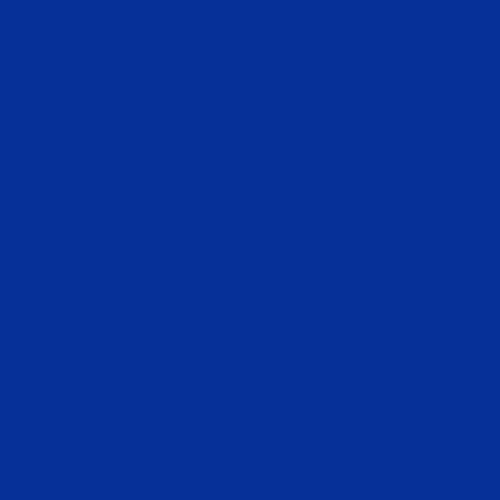
Frame 1 (no input)
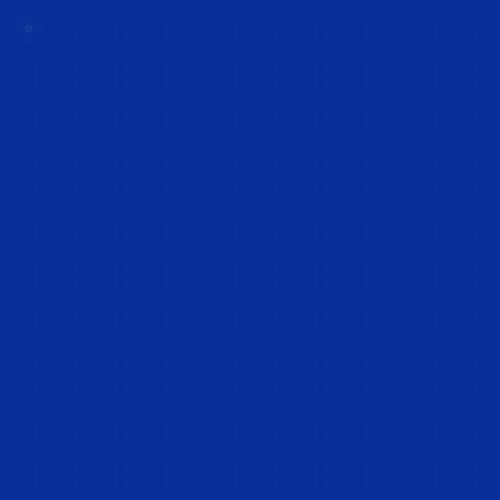
Frame 60 (the mouse pressed at the canvas centre just before this capture)
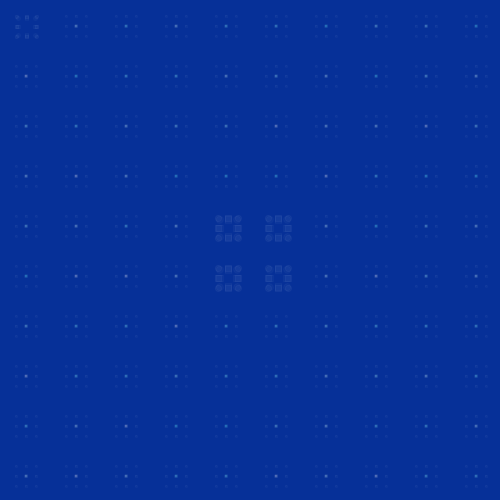
Frame 120 (the mouse held since frame 60 and released just before this capture)

The Processing sketch that drew these frames (run headless with seeded random() and noise(); from frame 60 on, the mouse is pressed at the canvas centre):

// Processing sketch: processing_63605
// ── processing_63605.pde

float [] rot=new float[100];
float d=dist(mouseX, mouseY, pmouseX, pmouseY);
float[] grow=new float[100];
float[] grow2=new float[100];
float[] boom=new float[100];
float[] wobble=new float[100];
float [] speed=new float[100];
float rad;
float fadespeedbg=0;
float[] fadespeed=new float[100];
float[] number=new float[100];
float[] counter=new float[100];
float[] start=new float[100];
int b=0;
float[] pulsey=new float[100];
float[] pulse=new float[100];
float a=0;
float cir=65;
float[] tran=new float[100];
float[] tran2=new float[100];
float[] change=new float[100];
float[] indcol=new float[100];
float[] colsel=new float[100];

void setup() {
  size(500, 500);
  smooth();
  while (b<99) {
    indcol[b]=random(20, 200);
    b=b+1;
  }
  b=0;
}

void snowflake(float x, float y, float s, float d) {
  rad=dist(mouseX, mouseY, x, y);
  color col1= color(255, tran[b]);
  color col2= color(255, 38, 0, tran[b]);
  color col5= color(255, tran2[b]);
  color col6= color(random(100, 255), random(240, 255), 255, tran2[b]);
  color col7= color(143, 55, indcol[b], tran[b]);

  if (cir>rad) {
    colsel[b]=1;
  }
  else {
    colsel[b]=2;
  }

  //Ben's Random Stuff
  int nx = (int)x-25;
  int ny = (int)y-25;
  int i= 10*floor(ny/(height/10))+floor(nx/(width/10));
  i = constrain(i, 0, 99);
  println("speed[99]: "+speed[99] + "grow[99]: "+grow[99]);
  //Ben's Random Stuff Ends
  if (start[b]!=1) {
    counter[b]=counter[b]+1;
    col5= color(255, tran[b]);
    col6= color(random(100, 255), random(240, 255), 255, tran[b]);
  }

  number[b]=random(0, 100);

  if (number[b]>99&&counter[b]>500) {
    start[b]=1;
    counter[b]=0;
    tran[b]=150;
  }


  if (start[b]==1) {
    if (rad>cir) {
      speed[i] = speed[i]+0.0005;
      if (speed[i]>0.65) {
        grow[b]=grow[b]+0.05;
      }
      else {
        grow[b]=grow[b]-0.5;
      }
      if (grow[b]<0.00001) {
        grow[b]=0;
      }
    }
    if (rad<cir&&boom[b]<10&&speed[i]<0.8) {
      speed[i] = speed[i]*0.65;
    }
    else {
      speed[i]=speed[i]+0.001;
    }
  }
  if (speed[i]>0.8) {
    boom[b]=boom[b]+20;
  }

  translate(x+wobble[b], y+wobble[b]); 
  rotate(rot[i]);
  translate(-x+wobble[b], -y+wobble[b]);
  if (start[b]!=1) {
    tran[b]=tran[b]+counter[b]/900;
    if (tran[b]>150) {
      tran[b]=150;
    }
  }
  pulsey[b]=((cos(pulse[b])+1)*5)/10;
  color col3=lerpColor(col1, col2, speed[i]);
  color col4=lerpColor(col5, col6, pulsey[b]);
  stroke(col3);
  fill(col3);
  layer(x, y, s+grow[b]+grow2[b], 10+boom[b]);
  stroke(col4);
  fill(col4);
  if (rad<cir&&boom[b]<10) {
    grow[b]=grow[b]-0.1;
    if (grow[b]<0) {
      grow[b]=0;
    }
    if (speed[i]<0.01) {
      change[b]=1;
    }
    grow2[b]=grow2[b]+0.08;
    pulse[b]=pulse[b]+0.2;
    if (grow2[b]>20) {
      grow2[b]=20;
      pulse[b]=-1;
    }
  }
  else {
    pulse[b]=pulse[b]+0.05;
    grow2[b]=grow2[b]-0.05;
  }
  if (grow2[b]<0) {
    grow2[b]=0;
  }
  if (change[b]==1) {
    speed[i]=0;
  }
  if (grow2[b]==0) {
    change[b]=2;
  }
  if (speed[i]<0.001) {
    tran2[b]=tran2[b]+5;
  }
  if (speed[i]>0.001) {
    tran2[b]=tran2[b]-5;
  }
  if (tran2[b]<0) {
    tran2[b]=0;
  }
  if (tran2[b]>200) {
    tran2[b]=200;
  }
  if (grow[b]>0) {
    grow2[b]=0;
  }

  layer(x, y, s+grow[b]+grow2[b], 10+boom[b]-(cos(pulse[b])+1)*5);
  stroke(col3);
  fill(col3);
    if (boom[b]>4000) {
    boom[b]=0;
    start[b]=2;
    speed[i]=0;
    wobble[b]=0;
    grow[b]=0;
    rot[i]=0;
    tran[b]=0;
  }
  if (b<99) {
    b++;
  }
  else {
    b=0;
  }
}

void layer (float x, float y, float s, float gap) {
  rect(x+gap, y, s, s);
  rect(x-gap, y, s, s);
  rect(x, y+gap, s, s);
  rect(x, y-gap, s, s);
  ellipse(x-gap+(s/2), y-gap+(s/2), s, s);
  ellipse(x+gap+(s/2), y-gap+(s/2), s, s);
  ellipse(x-gap+(s/2), y+gap+(s/2), s, s);
  ellipse(x+gap+(s/2), y+gap+(s/2), s, s);
}

void draw() {
  background(6, 48, 152, 50);
  println("d: "+d);

  float d=dist(mouseX, mouseY, pmouseX, pmouseY);

  float x=25;
  for (int across=0; across< 10; across=across+1) {
    float y=25;
    for (int downwards=0; downwards<10; downwards++) {
      pushMatrix();
      snowflake(x, y, 2, d);
      popMatrix();
      y=y+50;
    }
    x=x+50;
  }
  for (int i=0; i<100; i++) {
    rot[i]=rot[i]+speed[i];
  }
}
